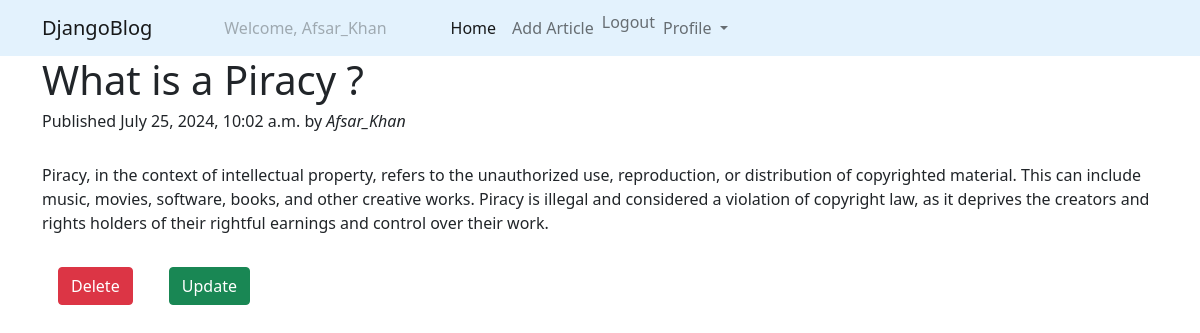
The app's page /articles/what-is-a-piracy/ (signed in) with its own data.
### articles/models.py (models this page shows, shortened)
class Article(models.Model):
    title = models.CharField(max_length=200)
    description = models.TextField()
    slug = models.SlugField(max_length=100, unique=True)
    published = models.DateTimeField(auto_now_add=True)
    author = models.ForeignKey(User, on_delete=models.CASCADE)

### articles/views.py (the view)
# urls.py: path('articles/<slug:slug>/', article_details, name='article_details'),
def article_details(request, slug):
    article = get_object_or_404(Article, slug=slug)
    return render(request, 'details.html', {'article':article})

### articles/templates/details.html (shortened to what this page needs)
{% extends 'base.html' %}
{% block body %}
<div class="container">
    <h1>{{article.title}}</h1>
    <h6>Published {{article.published}} by <i>{{article.author}}</i></h6>
    <br>
    <p>{{article.description}}</p>
    {% if request.user == article.author %}
    <a class="btn btn-danger mx-3 mt-3" href="{% url 'delete_article' article.slug %}">Delete</a>
    <a class="btn btn-success mx-3 mt-3" href="{% url 'update_article' article.slug %}">Update</a>
    {% endif %}
</div>
{% endblock %}

### articles/templates/navbar.html (shortened to what this page needs)
<nav class="navbar navbar-expand-lg navbar-light" style="background-color: #e3f2fd;">
    <div class="container">
        <a class="navbar-brand" href="{% url 'article_list' %}">DjangoBlog</a>
        <div class="collapse navbar-collapse" id="navbarNavDropdown">
            <ul class="navbar-nav">
                {% if request.user.is_authenticated %}
                <li class="nav-item mx-5">
                    <a class="nav-link disabled" href="#">Welcome, {{ request.user.username }}</a>
                </li>
                <li class="nav-item">
                    <a class="nav-link active" aria-current="page" href="{% url 'article_list' %}">Home</a>
                </li>
                <li class="nav-item">
                    <a class="nav-link" href="{% url 'article_form' %}">Add Article</a>
                </li>
                <li class="nav-item">
                    <form method="post" action="{% url 'logout' %}">
                        <button type="submit" class="nav-link btn btn-link" style="display: inline; padding: 0; margin: 0; border: none;">Logout</button>
                    </form>
                </li>
                <li class="nav-item dropdown">
                    <a class="nav-link dropdown-toggle" href="#" id="navbarDropdownMenuLink" role="button" data-bs-toggle="dropdown" aria-expanded="false">
                        Profile
                    </a>
                </li>
                {% endif %}
            </ul>
        </div>
    </div>
</nav>

### records on screen
Article: title "What is a Piracy ?", published "July 25, 2024, 10:02 a.m.", author "Afsar_Khan", description "Piracy, in the context of intellectual property, refers to the unauthorized use, reproduction, or distribution of copyrighted material. This can include music, movies, software, books, and other creative works. Piracy is illegal and considered a violation of copyright law, as it deprives the creators and rights holders of their rightful earnings and control over their work."

### other values on screen
{{ request.user.username }} "Afsar_Khan"
